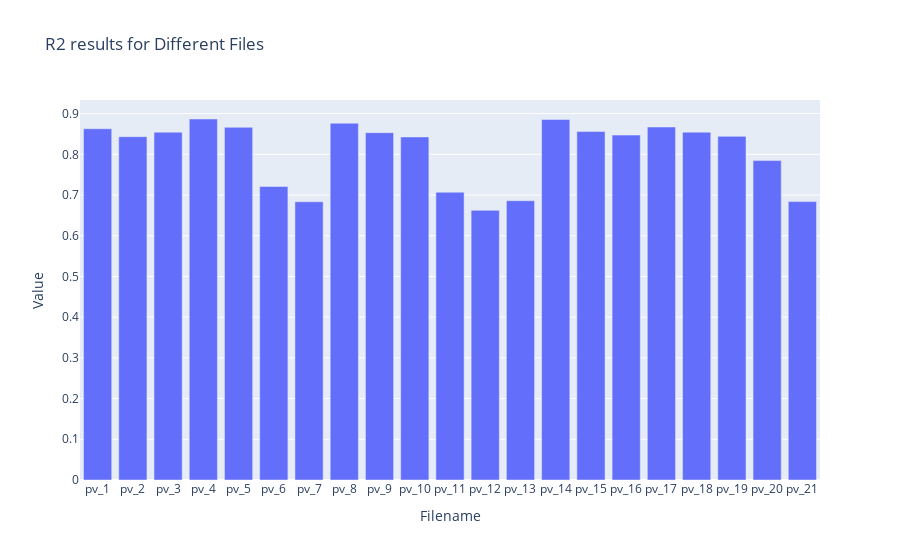

The cell this chart's notebook holds for it:
### Markdown cell above
We anticipated observing variations between the different files; however, the emergence of up to 3.5 times variation was unexpected. Such significant discrepancies warrant further investigation to comprehend their underlying causes and potential impacts on the model's performance. Although exploring this matter is beyond the scope of the current work, it should be considered a priority for future research to ensure a comprehensive understanding of the model's behavior and to identify potential areas for improvement.

### Code cell
# Create a grouped bar chart using Plotly
fig = go.Figure(data=[
    go.Bar(name='R2', x=filenames, y=r2_values),
])

# Customize the layout
fig.update_layout(
    barmode='group',
    title='R2 results for Different Files',
    xaxis_title='Filename',
    yaxis_title='Value',
    legend_title='Metrics',
)

# Show the plot
fig.show()

### Figure 1 — Plotly figure (JSON) as saved in the notebook; plotly's stock layout.template omitted (floating-point values rounded to 4 significant figures)
{"data": [{"name": "R2", "type": "bar", "x": ["pv_1", "pv_2", "pv_3", "pv_4", "pv_5", "pv_6", "pv_7", "pv_8", "pv_9", "pv_10", "pv_11", "pv_12", "pv_13", "pv_14", "pv_15", "pv_16", "pv_17", "pv_18", "pv_19", "pv_20", "pv_21"], "y": [0.8628, 0.8433, 0.8544, 0.8868, 0.8663, 0.7209, 0.6834, 0.8764, 0.8531, 0.8427, 0.7069, 0.6623, 0.6861, 0.8855, 0.8559, 0.8472, 0.867, 0.8545, 0.8441, 0.7846, 0.6838]}], "layout": {"barmode": "group", "legend": {"title": {"text": "Metrics"}}, "title": {"text": "R2 results for Different Files"}, "xaxis": {"title": {"text": "Filename"}}, "yaxis": {"title": {"text": "Value"}}}}
